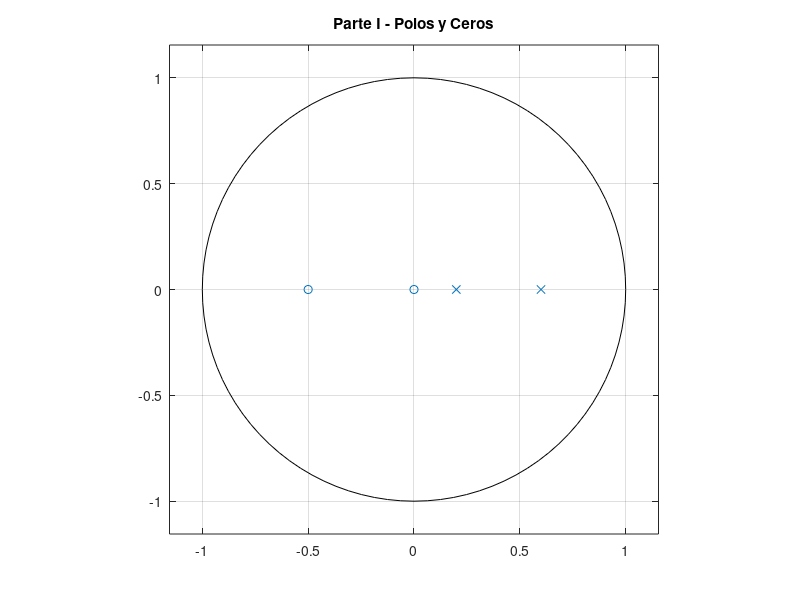
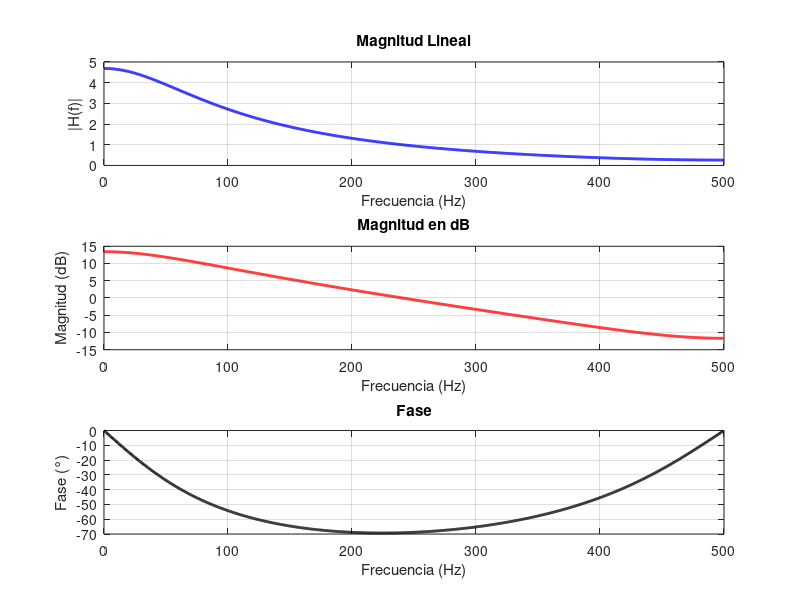
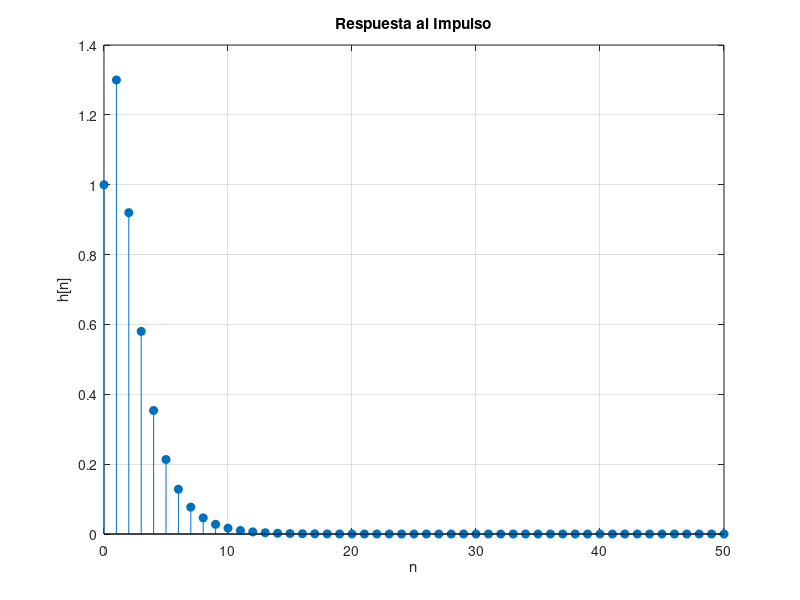
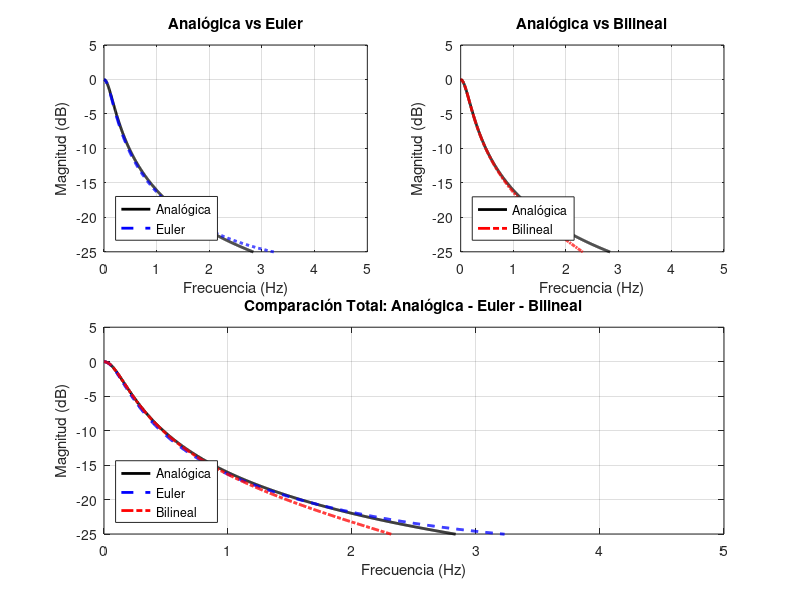

These figures' MATLAB source, in order:
clc; clear; close all;
pkg load signal

% ---------------------------------------------------------
disp("=============");
disp("PARTE I");

% H(z) = (1 + 0.5 z^-1)/(1 - 0.8 z^-1 + 0.12 z^-2)

b = [1 0.5];
a = [1 -0.8 0.12];

% Polos y ceros
ceros = roots(b);
polos = roots(a);

disp("Ceros:"); disp(ceros);
disp("Polos:"); disp(polos);

% Estabilidad
if all(abs(polos) < 1)
    disp("El Sistema es ESTABLE");
else
    disp("El Sistema es INESTABLE");
endif

% Mapa polos y ceros
figure("Name","Parte I - Polos y Ceros");
zplane(b,a);
title("Parte I - Polos y Ceros");

% ---------------------------------------------------------
% PARTE II
disp("=============");
disp("PARTE II");

fm = 1000;

% Magnitud y fase
[H,f] = freqz(b,a,1024,fm);
figure("Name","Parte II - Respuesta en Frecuencia");

% Magnitud lineal
subplot(3,1,1)
plot(f,abs(H),'b','LineWidth',2);
grid on;
xlabel('Frecuencia (Hz)');
ylabel('|H(f)|');
title('Magnitud Lineal');

% Magnitud en dB
subplot(3,1,2)
plot(f,20*log10(abs(H)),'r','LineWidth',2);
grid on;
xlabel('Frecuencia (Hz)');
ylabel('Magnitud (dB)');
title('Magnitud en dB');

% Fase
subplot(3,1,3)
plot(f,unwrap(angle(H))*180/pi,'k','LineWidth',2);
grid on;
xlabel('Frecuencia (Hz)');
ylabel('Fase (°)');
title('Fase');

% Respuesta al impulso
imp = [1 zeros(1,50)];
h = filter(b,a,imp);
figure("Name","Parte II - Respuesta al Impulso");
stem(0:length(h)-1,h,'filled');
grid on;
xlabel('n');
ylabel('h[n]');
title('Respuesta al Impulso');

% ---------------------------------------------------------
% PARTE III
disp("=============");
disp("PARTE III");

T = 0.1;

% H(s)=1/(s+1)
% Euler:
% s=(1-z^-1)/T
% H(z)=T/(1+T-z^-1)

num_euler = [T];
den_euler = [1+T -1];
% Normalizamos
num_euler = num_euler/(1+T);
den_euler = den_euler/(1+T);

disp("Numerador Euler:"); disp(num_euler);
disp("Denominador Euler:"); disp(den_euler);

% Respuesta en frecuencia analógica
w = linspace(0,30,1000);
Hs = freqs([1],[1 1],w);
f_analog = w/(2*pi);

% Respuesta discreta Euler
[He,fe] = freqz(num_euler,den_euler,1024,1/T);

% ---------------------------------------------------------
% PARTE IV
disp("=============");
disp("PARTE IV");

K = 2 / T;

num_bilin = [1, 1];
den_bilin = [(K + 1), (1 - K)];
% Normalizamos dividiendo por el primer término del denominador
num_bilin = num_bilin / den_bilin(1);
den_bilin = den_bilin / den_bilin(1);

disp("Numerador Bilineal:"); disp(num_bilin);
disp("Denominador Bilineal:"); disp(den_bilin);

% Respuesta en frecuencia
[Hb,fb] = freqz(num_bilin,den_bilin,1024,1/T);


% ===================================
% ECUACIONES EN DIFERENCIAS
disp("=============");
disp("ECUACIONES EN DIFERENCIAS");
disp("Euler:  ");  disp("y[n] - 0.9091 y[n-1] = 0.0909 x[n]");
disp("Bilineal:   ");  disp("y[n] - (19/21)y[n-1] = (1/21)x[n] + (1/21)x[n-1]");
% ===================================
% GRAFICO GLOBAL (PARTE III Y IV)
figure("Name", "Comparativa Global de Transformaciones", "Position", [100 100 1000 650]);

% Analógica vs Euler
subplot(2, 2, 1);
plot(f_analog, 20*log10(abs(Hs)), 'k', 'LineWidth', 2); hold on;
plot(fe, 20*log10(abs(He)), 'b--', 'LineWidth', 2);
grid on;
title('Analógica vs Euler');
xlabel('Frecuencia (Hz)');
ylabel('Magnitud (dB)');
legend('Analógica', 'Euler', 'Location', 'southwest');
xlim([0 5]); % Acotamos para ver la zona de corte
ylim([-25 5]);

% Analógica vs Bilineal
subplot(2, 2, 2);
plot(f_analog, 20*log10(abs(Hs)), 'k', 'LineWidth', 2); hold on;
plot(fb, 20*log10(abs(Hb)), 'r-.', 'LineWidth', 2);
grid on;
title('Analógica vs Bilineal');
xlabel('Frecuencia (Hz)');
ylabel('Magnitud (dB)');
legend('Analógica', 'Bilineal', 'Location', 'southwest');
xlim([0 5]);
ylim([-25 5]);

% Comparación de las tres
subplot(2, 2, [3, 4]);
plot(f_analog, 20*log10(abs(Hs)), 'k', 'LineWidth', 2); hold on;
plot(fe, 20*log10(abs(He)), 'b--', 'LineWidth', 2);
plot(fb, 20*log10(abs(Hb)), 'r-.', 'LineWidth', 2);
grid on;
title('Comparación Total: Analógica - Euler - Bilineal');
xlabel('Frecuencia (Hz)');
ylabel('Magnitud (dB)');
legend('Analógica', 'Euler', 'Bilineal', 'Location', 'southwest');
xlim([0 5]);
ylim([-25 5]);
